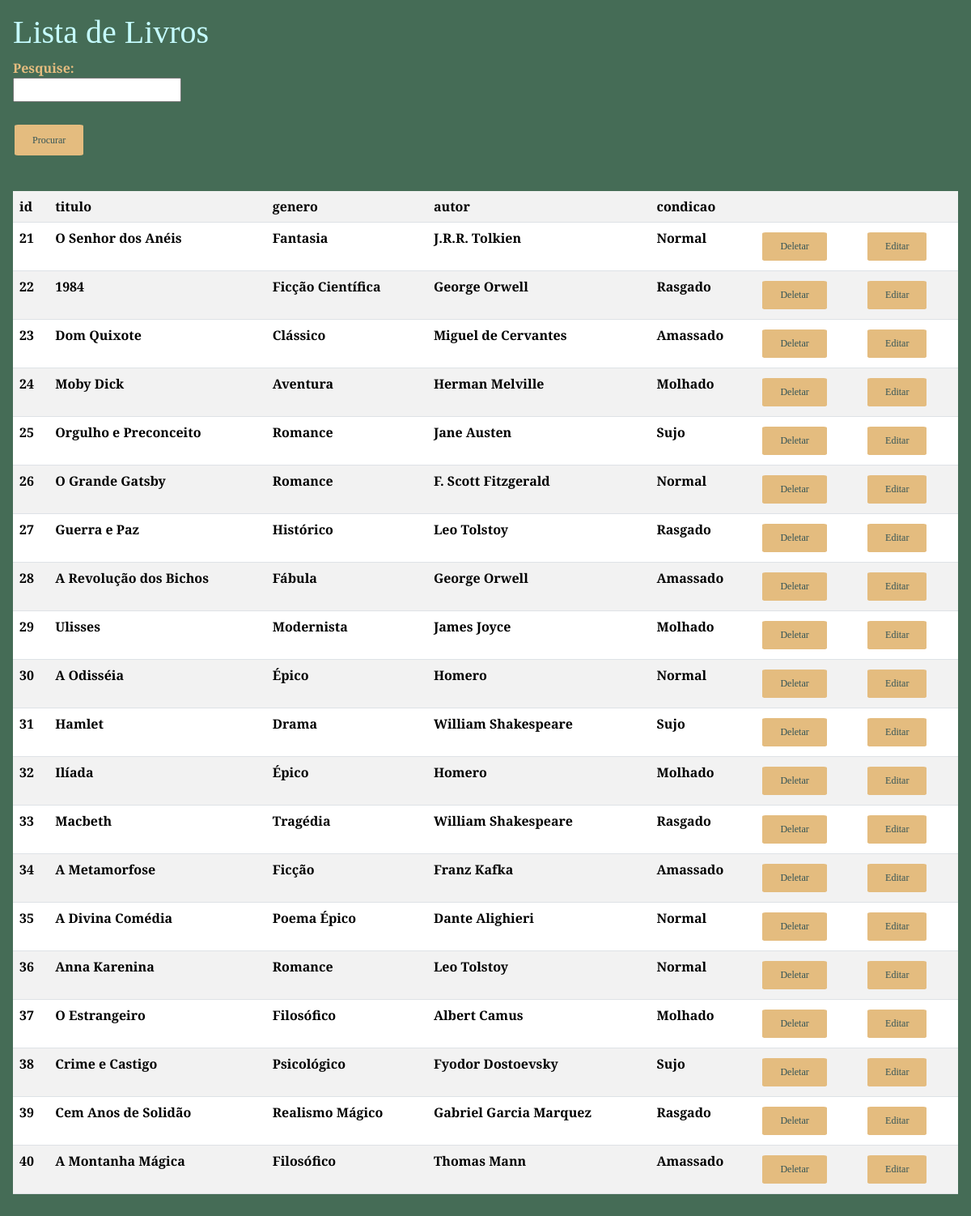
Page /listarlivro.php (signed in) on the committed database.
### tables this page shows
CREATE TABLE IF NOT EXISTS `livro` (
  `idLivro` INT(11) NOT NULL AUTO_INCREMENT,
  `titulo` VARCHAR(45) NOT NULL,
  `genero` VARCHAR(45) NOT NULL,
  `autor` VARCHAR(45) NOT NULL,
  `condicao` VARCHAR(45) NOT NULL,
  PRIMARY KEY (`idLivro`));

### public/listarlivro.php (the view, shortened to what this page needs)
<?php
if (isset($_GET['valor'])) {
    $valor = $_GET['valor'];
} else {
    $valor = '';
}
?>
<html lang="pt-br">
<head>
</head>
<link href="https://cdn.jsdelivr.net/npm/bootstrap@5.3.3/dist/css/bootstrap.min.css" rel="stylesheet"
>
<link rel="stylesheet" href="./css/estilo.css">
<body class="back2">
    <div class="pesquisa">
        <h1>Lista de Livros</h1>
        <form action="listarlivro.php" method="get">
            <b>Pesquise:</b> <br>
            <input type="text" name="valor" value="<?php echo $valor; ?>"> <br><br>
            <input class="button" type="submit" value="Procurar">
        </form> <br>
        <?php
        if (isset($_GET['valor']) == false) {
            require_once "../controle/conexao.php";
            echo '<table class="table table-striped">';
            echo '<tr>';
            echo '<th>id</th>';
            echo '<th>titulo</th>';
            echo '<th>genero</th>';
            echo '<th>autor</th>';
            echo '<th>condicao</th>';
            echo '<th></th>';
            echo '<th></th>';
            echo '</tr>';
            $sql = "SELECT * FROM livro";
            $resultados = mysqli_query($conexao, $sql);
            while ($linha = mysqli_fetch_array($resultados)) {
                $id = $linha['idLivro'];
                $titulo = $linha['titulo'];
                $genero = $linha['genero'];
                $autor = $linha['autor'];
                $condicao = $linha['condicao'];
                echo "<tr>";
                echo "<th> $id</th>";
                echo "<th>$titulo</th>";
                echo "<th>$genero </th>";
                echo "<th>$autor</th>";
                echo "<th>$condicao</th>";
                echo "<td><a href='../controle/deletarlivro.php?id=$id' class='button'>Deletar</a></td>";
                echo "<td><a href='livro.php?id=$id' class='button'>Editar</a></td>";
                echo "</tr>";
            }
            echo '</table>';
    }
        ?>
    </div>
</body>
</html>

### public/css/estilo.css (style rules this page uses)
b { font-family: 'Cinzel Decorative'; color: #e4bc7f; }
.button { background-color: #e4bc7f; border: none; color: #345457; padding: 10px 22px; text-align: center; text-decoration: none; display: inline-block; font-size: 12px; margin: 4px 2px; border-radius: 5%; font-family: 'Cinzel Decorative'; }
h1 { font-family: 'Cinzel Decorative'; color: #c5fcff; }
* { box-sizing: border-box; }
.back2 { background-color: #456c56; }
.pesquisa { padding: 1rem; background-color: #456c56; font-family: 'Cinzel Decorative'; }

### rows in the picture
livro: idLivro "21", titulo "O Senhor dos Anéis", genero "Fantasia", autor "J.R.R. Tolkien", condicao "Normal"
livro: idLivro "22", titulo "1984", genero "Ficção Científica", autor "George Orwell", condicao "Rasgado"
livro: idLivro "23", titulo "Dom Quixote", genero "Clássico", autor "Miguel de Cervantes", condicao "Amassado"
livro: idLivro "24", titulo "Moby Dick", genero "Aventura", autor "Herman Melville", condicao "Molhado"
livro: idLivro "25", titulo "Orgulho e Preconceito", genero "Romance", autor "Jane Austen", condicao "Sujo"
livro: idLivro "26", titulo "O Grande Gatsby", genero "Romance", autor "F. Scott Fitzgerald", condicao "Normal"
livro: idLivro "27", titulo "Guerra e Paz", genero "Histórico", autor "Leo Tolstoy", condicao "Rasgado"
livro: idLivro "28", titulo "A Revolução dos Bichos", genero "Fábula", autor "George Orwell", condicao "Amassado"
livro: idLivro "29", titulo "Ulisses", genero "Modernista", autor "James Joyce", condicao "Molhado"
livro: idLivro "30", titulo "A Odisséia", genero "Épico", autor "Homero", condicao "Normal"
livro: idLivro "31", titulo "Hamlet", genero "Drama", autor "William Shakespeare", condicao "Sujo"
livro: idLivro "32", titulo "Ilíada", genero "Épico", autor "Homero", condicao "Molhado"
livro: idLivro "33", titulo "Macbeth", genero "Tragédia", autor "William Shakespeare", condicao "Rasgado"
livro: idLivro "34", titulo "A Metamorfose", genero "Ficção", autor "Franz Kafka", condicao "Amassado"
livro: idLivro "35", titulo "A Divina Comédia", genero "Poema Épico", autor "Dante Alighieri", condicao "Normal"
livro: idLivro "36", titulo "Anna Karenina", genero "Romance", autor "Leo Tolstoy", condicao "Normal"
livro: idLivro "37", titulo "O Estrangeiro", genero "Filosófico", autor "Albert Camus", condicao "Molhado"
livro: idLivro "38", titulo "Crime e Castigo", genero "Psicológico", autor "Fyodor Dostoevsky", condicao "Sujo"
livro: idLivro "39", titulo "Cem Anos de Solidão", genero "Realismo Mágico", autor "Gabriel Garcia Marquez", condicao "Rasgado"
livro: idLivro "40", titulo "A Montanha Mágica", genero "Filosófico", autor "Thomas Mann", condicao "Amassado"
